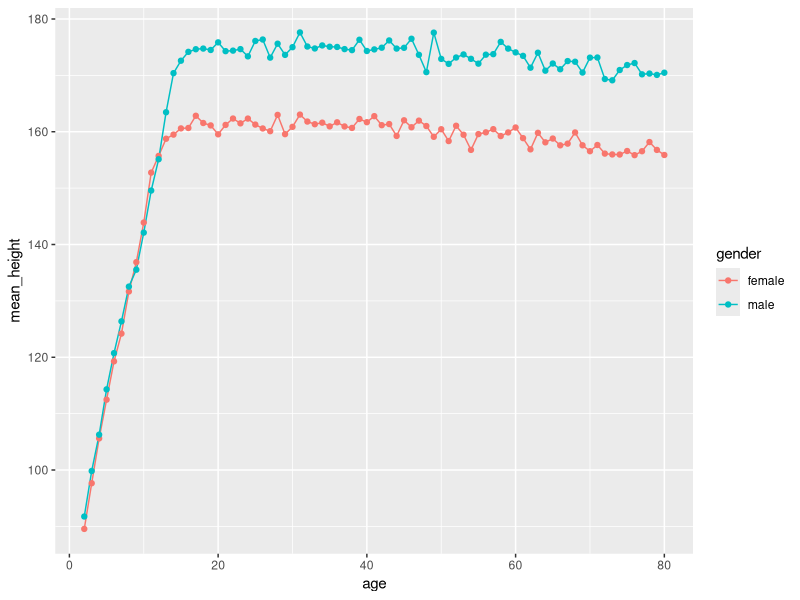
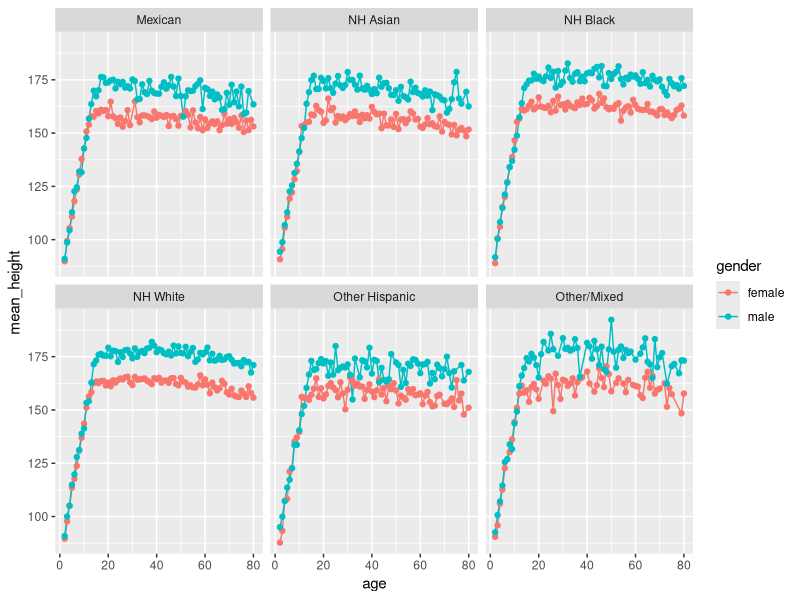
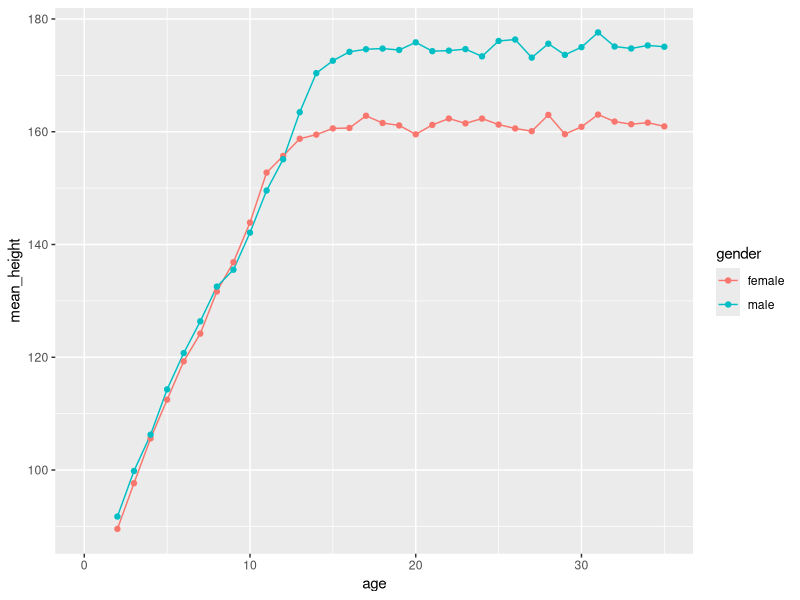
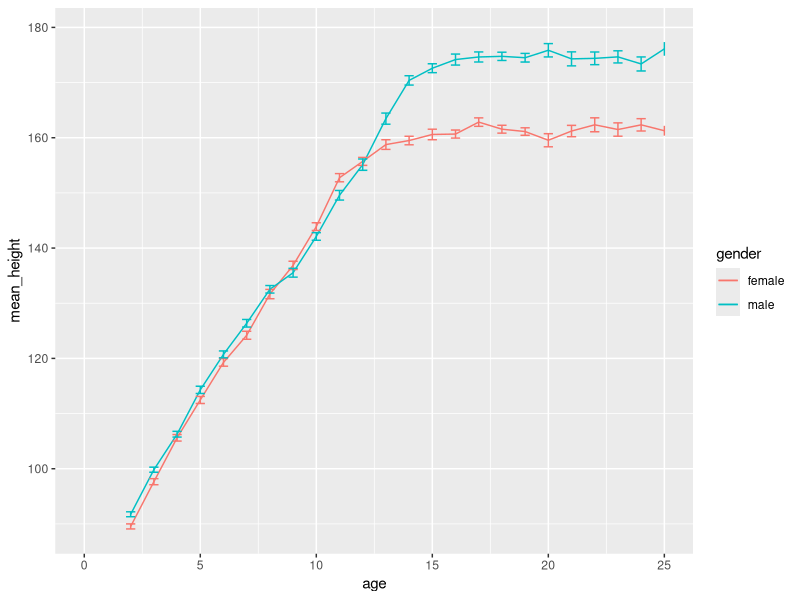
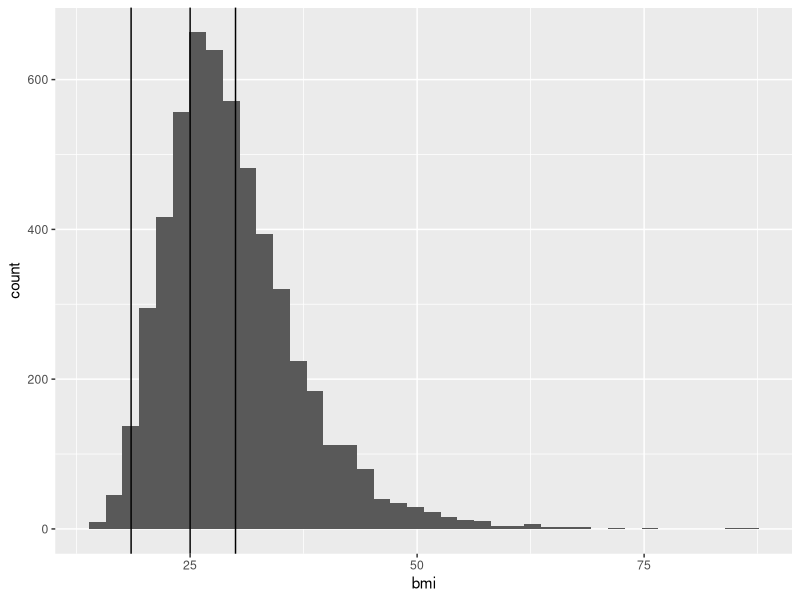
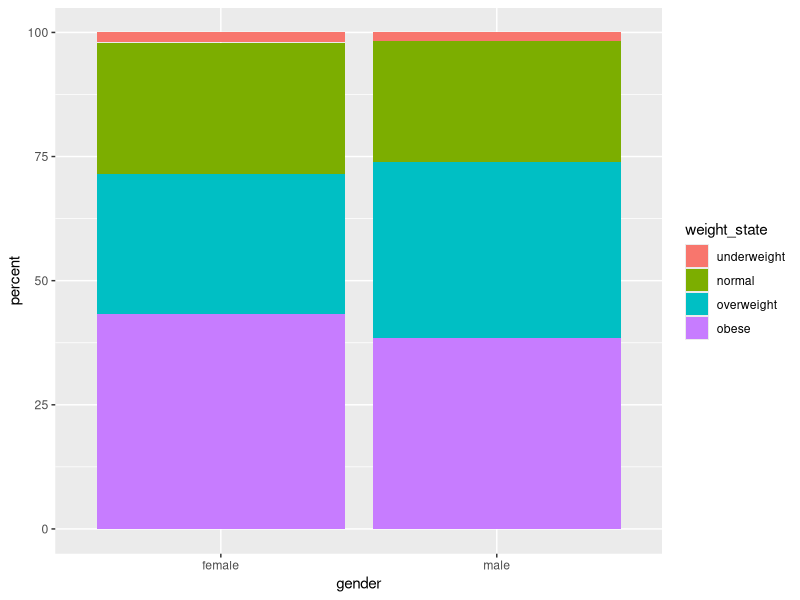
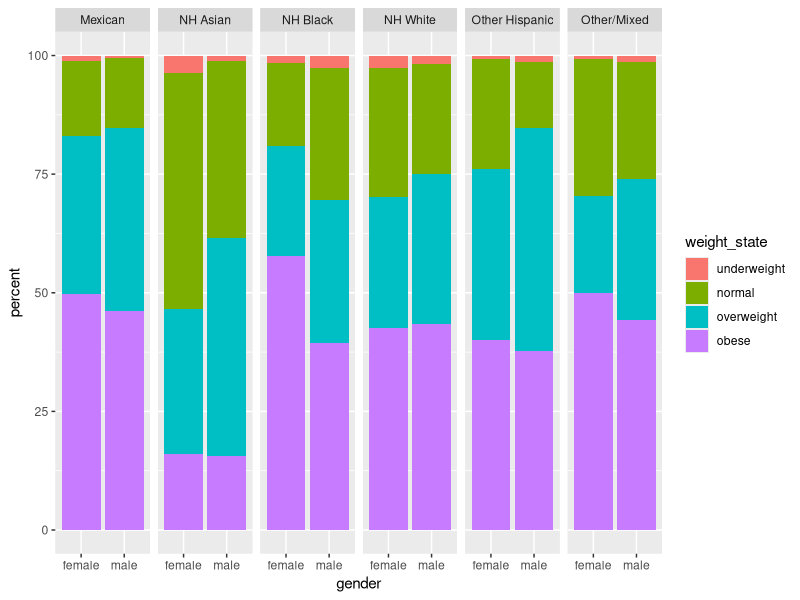
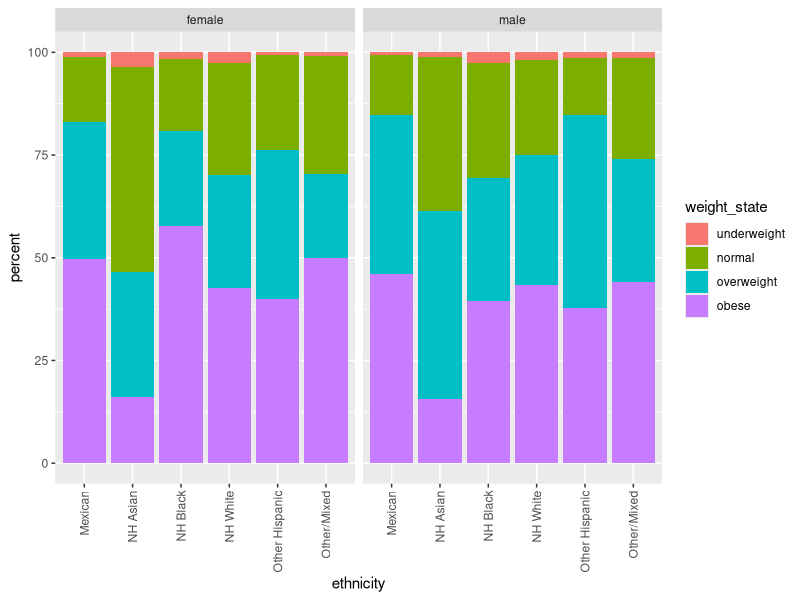

Generate these figures, in order, with R:
## ---- chunk 1
suppressPackageStartupMessages(
  library( tidyverse ) )

read_csv( "Downloads/nhanes.csv", show_col_types=FALSE ) -> nhanes

nhanes
## ---- chunk 2
nhanes %>%
filter( !is.na(height) ) %>%
group_by( gender, age ) %>%
summarise( mean_height = mean( height ) ) %>%
ggplot( aes( x=age, y=mean_height, col=gender ) ) +
  geom_line() + geom_point() 
## ---- chunk 3
nhanes %>%
filter( !is.na(height) ) %>%
group_by( gender, age, ethnicity ) %>%
summarise( mean_height = mean( height ) ) %>%
ggplot( aes( x=age, y=mean_height, col=gender ) ) +
  facet_wrap( ~ ethnicity ) + 
  geom_line() + geom_point() 
## ---- chunk 4
nhanes %>%
filter( !is.na(height) ) %>%
group_by( gender, age ) %>%
summarise( mean_height = mean( height ) ) %>%
ggplot( aes( x=age, y=mean_height, col=gender ) ) +
  geom_line() + geom_point() + xlim( 0, 35 )
## ---- chunk 5
nhanes %>%
filter( !is.na(height) ) %>%
group_by( gender, age ) %>%
summarise( 
  mean_height = mean( height ),
  sd_height = sd( height ),
  n = n() ) %>%
mutate( mean_sem = sd_height / sqrt(n) ) -> mean_heights_tbl

mean_heights_tbl
## ---- chunk 6
mean_heights_tbl %>%
ggplot( aes( x=age, y=mean_height, col=gender, fill=gender ) ) +
  geom_line() +
  geom_errorbar( aes( 
    ymin = mean_height - mean_sem, 
    ymax = mean_height + mean_sem ), width=.4 ) +
  xlim( 0, 25 )
## ---- chunk 7
nhanes %>%
filter( age == 11, !is.na(height) )
## ---- chunk 8
nhanes %>%
filter( age == 11, !is.na(height) ) %>%
t.test( height ~ gender, . )
## ---- chunk 9
nhanes %>%
filter( age >= 18 ) %>%
mutate( bmi = weight / (height/100)^2 ) %>%
filter( !is.na(bmi) ) -> nhanes_adults
## ---- chunk 10
nhanes_adults %>%
ggplot( aes( x=bmi ) ) + 
  geom_histogram(bins=40) + 
  geom_vline( xintercept = c( 18.5, 25, 30 ) )
## ---- chunk 11
nhanes_adults %>%
mutate( weight_state = cut( bmi, breaks = c( 0, 18.5, 25, 30, Inf ) ) )
## ---- chunk 12
nhanes_adults %>%
mutate( weight_state = cut( bmi, 
     breaks = c( 0, 18.5, 25, 30, Inf ),
     labels = c( "underweight", "normal", "overweight", "obese" ) ) )
## ---- chunk 13
nhanes_adults %>%
mutate( weight_state = cut( bmi, 
     breaks = c( 0, 18.5, 25, 30, Inf ),
     labels = c( "underweight", "normal", "overweight", "obese" ) ) ) %>%
group_by( gender, weight_state ) %>%
summarize( n = n() )
## ---- chunk 14
nhanes_adults %>%
mutate( weight_state = cut( bmi, 
     breaks = c( 0, 18.5, 25, 30, Inf ),
     labels = c( "underweight", "normal", "overweight", "obese" ) ) ) %>%
group_by( gender, weight_state ) %>%
summarize( n = n() ) %>%
  
group_by( gender ) %>%
mutate( percent  = n / sum(n) * 100 ) -> bmi_perc

bmi_perc
## ---- chunk 15
bmi_perc %>%
ggplot( aes( x=gender, y=percent, fill=weight_state ) ) +
  geom_col()
## ---- chunk 16
nhanes_adults %>%
mutate( weight_state = cut( bmi, 
     breaks = c( 0, 18.5, 25, 30, Inf ),
     labels = c( "underweight", "normal", "overweight", "obese" ) ) ) %>%
group_by( gender, ethnicity, weight_state ) %>%
summarize( n = n() ) %>%
  
group_by( gender, ethnicity ) %>%
mutate( percent  = n / sum(n) * 100 ) -> bmi_perc_2

bmi_perc_2
## ---- chunk 17
bmi_perc_2 %>%
ggplot( aes( x=gender, y=percent, fill=weight_state ) ) +
  geom_col() + facet_grid( cols=vars(ethnicity) )
## ---- chunk 18
bmi_perc_2 %>%
ggplot( aes( x=ethnicity, y=percent, fill=weight_state ) ) +
  geom_col() + facet_grid( cols=vars(gender) ) +
  theme(axis.text.x = element_text(angle = 90, vjust = 0.5, hjust=1))
